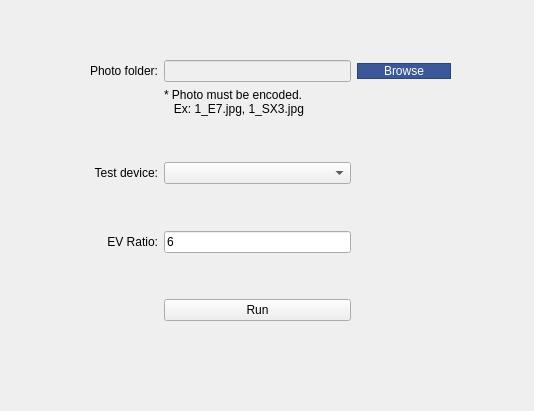
<?xml version="1.0" encoding="UTF-8"?>
<ui version="4.0">
 <class>Form</class>
 <widget class="QWidget" name="Form">
  <property name="geometry">
   <rect>
    <x>0</x>
    <y>0</y>
    <width>534</width>
    <height>411</height>
   </rect>
  </property>
  <property name="windowTitle">
   <string>Form</string>
  </property>
  <property name="styleSheet">
   <string notr="true"/>
  </property>
  <widget class="QWidget" name="layoutWidget">
   <property name="geometry">
    <rect>
     <x>90</x>
     <y>60</y>
     <width>361</width>
     <height>261</height>
    </rect>
   </property>
   <layout class="QGridLayout" name="gridLayout" rowstretch="0,0,0,0,0,0,0,0" columnstretch="1,4,2" rowminimumheight="0,0,0,0,0,0,0,0">
    <property name="sizeConstraint">
     <enum>QLayout::SetDefaultConstraint</enum>
    </property>
    <property name="verticalSpacing">
     <number>-1</number>
    </property>
    <item row="7" column="2">
     <spacer name="horizontalSpacer_6">
      <property name="orientation">
       <enum>Qt::Horizontal</enum>
      </property>
      <property name="sizeHint" stdset="0">
       <size>
        <width>40</width>
        <height>20</height>
       </size>
      </property>
     </spacer>
    </item>
    <item row="7" column="1">
     <widget class="QPushButton" name="pushButton_run">
      <property name="text">
       <string>Run</string>
      </property>
     </widget>
    </item>
    <item row="5" column="2">
     <spacer name="horizontalSpacer_4">
      <property name="orientation">
       <enum>Qt::Horizontal</enum>
      </property>
      <property name="sizeHint" stdset="0">
       <size>
        <width>40</width>
        <height>20</height>
       </size>
      </property>
     </spacer>
    </item>
    <item row="5" column="0">
     <widget class="QLabel" name="label_EV_ratio">
      <property name="text">
       <string>EV Ratio:</string>
      </property>
      <property name="alignment">
       <set>Qt::AlignRight|Qt::AlignTrailing|Qt::AlignVCenter</set>
      </property>
     </widget>
    </item>
    <item row="5" column="1">
     <widget class="QLineEdit" name="lineEdit_EV_ratio">
      <property name="text">
       <string>6</string>
      </property>
     </widget>
    </item>
    <item row="3" column="2">
     <spacer name="horizontalSpacer_3">
      <property name="orientation">
       <enum>Qt::Horizontal</enum>
      </property>
      <property name="sizeHint" stdset="0">
       <size>
        <width>40</width>
        <height>20</height>
       </size>
      </property>
     </spacer>
    </item>
    <item row="7" column="0">
     <spacer name="horizontalSpacer_5">
      <property name="orientation">
       <enum>Qt::Horizontal</enum>
      </property>
      <property name="sizeHint" stdset="0">
       <size>
        <width>40</width>
        <height>20</height>
       </size>
      </property>
     </spacer>
    </item>
    <item row="3" column="1">
     <widget class="QComboBox" name="comboBox_ours"/>
    </item>
    <item row="0" column="0">
     <widget class="QLabel" name="label_photo_folder">
      <property name="text">
       <string>Photo folder:</string>
      </property>
      <property name="alignment">
       <set>Qt::AlignRight|Qt::AlignTrailing|Qt::AlignVCenter</set>
      </property>
     </widget>
    </item>
    <item row="0" column="1">
     <widget class="QLineEdit" name="lineEdit_photo_folder">
      <property name="enabled">
       <bool>false</bool>
      </property>
     </widget>
    </item>
    <item row="0" column="2">
     <widget class="QPushButton" name="pushButton_photo_folder">
      <property name="styleSheet">
       <string notr="true">background-color: #3b5998; /* Facebook Blue */
    border: 1px solid #2d4373; /* Darker Blue Border */

    color: white;
    text-align: center;

</string>
      </property>
      <property name="text">
       <string>Browse</string>
      </property>
     </widget>
    </item>
    <item row="1" column="2">
     <spacer name="horizontalSpacer_2">
      <property name="orientation">
       <enum>Qt::Horizontal</enum>
      </property>
      <property name="sizeHint" stdset="0">
       <size>
        <width>40</width>
        <height>20</height>
       </size>
      </property>
     </spacer>
    </item>
    <item row="1" column="0">
     <spacer name="horizontalSpacer">
      <property name="orientation">
       <enum>Qt::Horizontal</enum>
      </property>
      <property name="sizeHint" stdset="0">
       <size>
        <width>40</width>
        <height>20</height>
       </size>
      </property>
     </spacer>
    </item>
    <item row="1" column="1">
     <widget class="QLabel" name="label_photo_folder_explain">
      <property name="styleSheet">
       <string notr="true"/>
      </property>
      <property name="text">
       <string>* Photo must be encoded.
   Ex: 1_E7.jpg, 1_SX3.jpg</string>
      </property>
     </widget>
    </item>
    <item row="3" column="0">
     <widget class="QLabel" name="label">
      <property name="text">
       <string>Test device:</string>
      </property>
      <property name="alignment">
       <set>Qt::AlignRight|Qt::AlignTrailing|Qt::AlignVCenter</set>
      </property>
     </widget>
    </item>
    <item row="2" column="1">
     <spacer name="verticalSpacer_3">
      <property name="orientation">
       <enum>Qt::Vertical</enum>
      </property>
      <property name="sizeHint" stdset="0">
       <size>
        <width>20</width>
        <height>40</height>
       </size>
      </property>
     </spacer>
    </item>
    <item row="4" column="1">
     <spacer name="verticalSpacer">
      <property name="orientation">
       <enum>Qt::Vertical</enum>
      </property>
      <property name="sizeHint" stdset="0">
       <size>
        <width>20</width>
        <height>40</height>
       </size>
      </property>
     </spacer>
    </item>
    <item row="6" column="1">
     <spacer name="verticalSpacer_4">
      <property name="orientation">
       <enum>Qt::Vertical</enum>
      </property>
      <property name="sizeHint" stdset="0">
       <size>
        <width>20</width>
        <height>40</height>
       </size>
      </property>
     </spacer>
    </item>
   </layout>
  </widget>
 </widget>
 <resources/>
 <connections/>
</ui>
